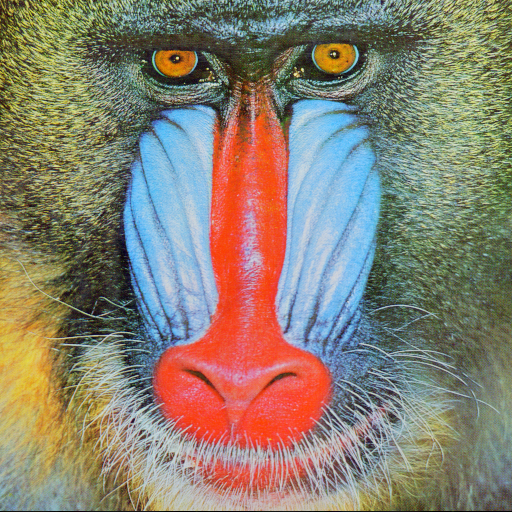
%> input picture Praca_s_obrazkami/mandrill512c.tiff, 512 x 512 px
$ octave RGB_GRAY_ukos.m   (GNU Octave 9; MATLAB toolbox functions it lacks are replaced by stand-ins)
%> lines starting %> are read from the running program, lines starting %| are printed output that depends on the picture
%%Autor: Martin Chlebovec

%%Funkčnosť scriptu:
%%obrazok 512x512x3 px sa nacita do premennej obrazok, 24-bitova hlbka
%%Vykonajú sa operácie pre GRAYSCALE vstavanou a vlastnou metodou (zoberie sa zložka konkrétnej R, G, alebo B farmy),
%%alebo sa vykona priemer farieb do 8-bit čiernobielej hodnoty (vyžaduje odkomentovanie fragmentu kodu), zmenšenie obrázku o 50 percent
%%vykona sa transponovanie matice obrazku a nasledne ukos po diagonale, nahradenie bitov za bielu farbu - 255 hodnota kazdeho px

%%Vystup programu: https://i.imgur.com/vtnXRT2.png
%%Clanok k projektu: http://deadawp.blog.sector.sk/blogclanok/13320/praca-s-obrazkami-matlab.htm

close all; %%zatvoriť existujúci figure pri spustení simulácie
clear all; %%vymazať workspace premenné

obrazok = imread('mandrill512c.tiff'); %%načítanie obrázku
%> obrazok is the input picture: size 512x512x3 uint8; mean R, G, B 137.4, 128.9, 113.1
polovicny_obrazok = imresize(obrazok, 0.5); % 0.5 násobný resize --> zmensenie o 50%
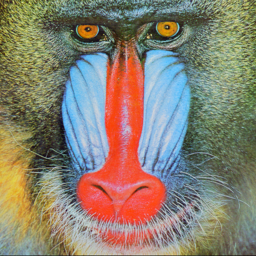
%> polovicny_obrazok: size 256x256x3 uint8; mean R, G, B 137.4, 128.9, 113.1
obrazok_odtiene_sivej = rgb2gray(obrazok)
cervene_spektrum = obrazok(:, :, 1); %%červená zložka obrázku
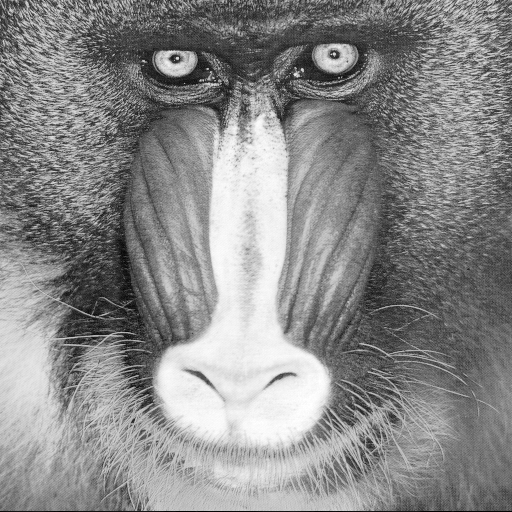
%> cervene_spektrum: size 512x512 uint8; min 0, max 255, mean 137.4
zelene_spektrum = obrazok(:, :, 2); %%zelená zložka obrázku
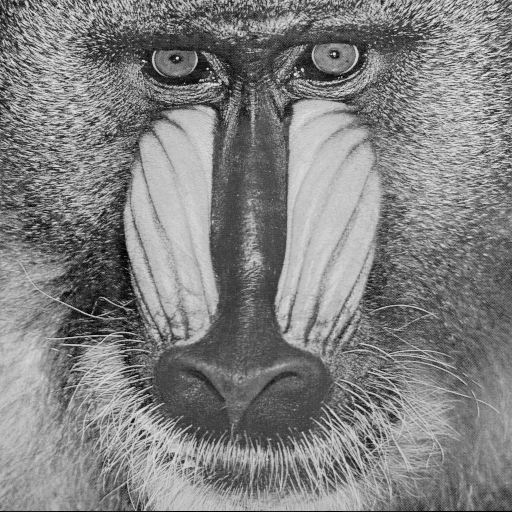
%> zelene_spektrum: size 512x512 uint8; min 0, max 236, mean 128.9
modre_spektrum = obrazok(:, :, 3); %%modrá zložka obrázku
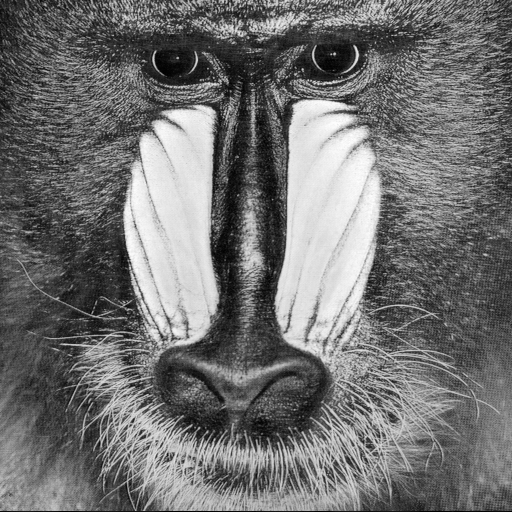
%> modre_spektrum: size 512x512 uint8; min 0, max 255, mean 113.1
grayscale_vystup = (cervene_spektrum + zelene_spektrum + modre_spektrum)/3 %vlastná funkcia pre  RGB to GRAY
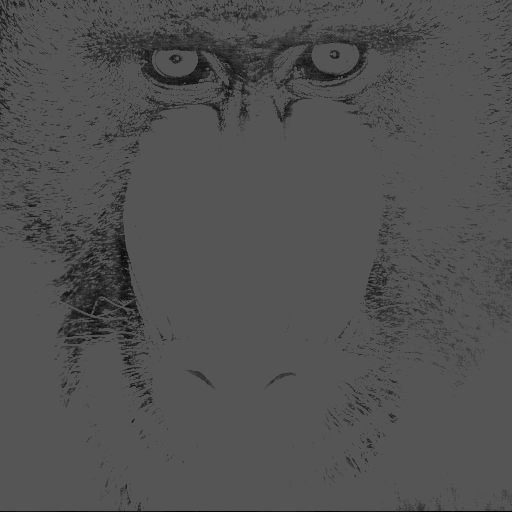
%> grayscale_vystup: size 512x512 uint8; min 0, max 85, mean 80.7
%grayscale_vystup = modre_spektrum %8 bitov z danej farebnej urovne
%transponovany_obrazok = permute(obrazok,[2 1 3]) %%transponovany obrazok
%%ekvivalent pre transponovanie
transponovany_obrazok = rot90(obrazok)
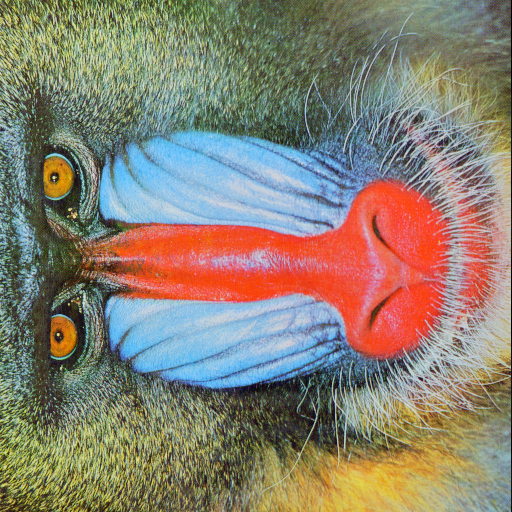
%> transponovany_obrazok: size 512x512x3 uint8; mean R, G, B 137.4, 128.9, 113.1; mean of the top-left, top-right, bottom-left and bottom-right quarters 129.6, 125.8, 117, 133.4
[m,n] = size (obrazok) %%načítanie bodov výška x šírka
%> m = 512; n = 1536
faktor_skosenia = uint16(m) %%faktor skosenia (viazaný dynamicky na výšku obrázka), pretypovaný na uint16
%> faktor_skosenia = 512
obrazok_x = obrazok; %%skopírovanie existujúceho originálneho obrázku do premennej
%%cyklus --> vykreslenie skosenia
for i = 1:faktor_skosenia
   % aplikacia skosenia
   %obrazok_x(i,i:-1:1,1:3)=0; %%čierna farba
   obrazok_x(i,i:-1:1,1:3)=255; %%biela farba
end
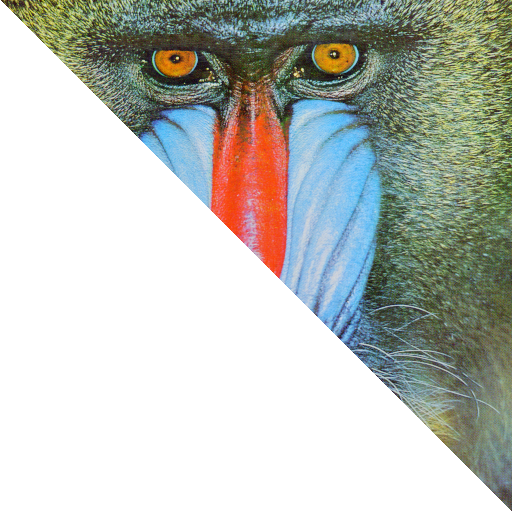
%> obrazok_x: size 512x512x3 uint8; mean R, G, B 188.1, 192.1, 185.6
imshow(transponovany_obrazok)
a=figure; %% okno - figure pre vykreslenie obrázkov
a.Color='white'; %%Farba - pozadie Figure, vlastnosť pre figure
%sada originálnych obrázkov
subplot(2,5,3), imshow(obrazok), title('Pôvodný obrázok');

%upravené obrázky
subplot(2,5,7), imshow(grayscale_vystup), title('RGB2GRAY - exp.');
subplot(2,5,6), imshow(obrazok_odtiene_sivej), title('RGB2GRAY');
subplot(2,5,8), imshow(polovicny_obrazok), title('Polovičný');
subplot(2,5,10), imshow(obrazok_x), title('Skosený');
subplot(2,5,9), imshow(transponovany_obrazok), title('Transponovaný');

suptitle('Transformácie obrázkov')
set(gcf, 'units','normalized','outerposition',[0 0 1 1]);  %%fullscreen
